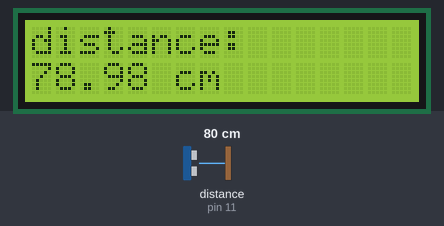
Recording of a sketch running on a simulated Arduino Uno, built with avr-gcc and run on an emulated ATmega328P. On the bench: 16×2 character LCD. Wiring (inferred from the names in the program): ultrasonic range finder: trigger pin 12; echo pin 11. Inputs (shaded band) come from the test bench; at power-on: distance to the obstacle (sensor on pin 11) 80 cm. The echo pulse lasts 58.3 µs per cm.

Above: at 1.2 s.
1.3 s: distance to the obstacle (sensor on pin 11) set to 2 cm
At 1.9 s:
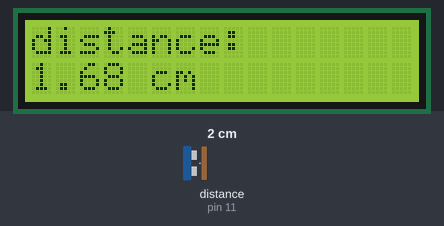
4.3 s: distance to the obstacle (sensor on pin 11) set to 4 cm
At 5.0 s:
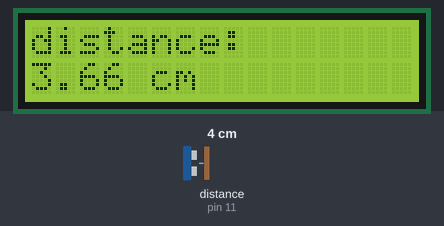
6.1 s: distance to the obstacle (sensor on pin 11) set to 9 cm
At 6.5 s:
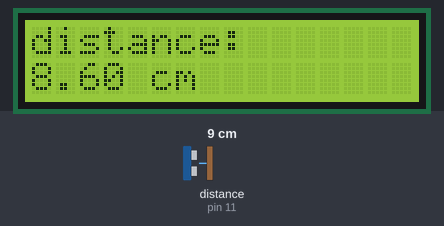
Timing chart, 0 to 9.1 s (numbered marks = the images above; inputs shaded):
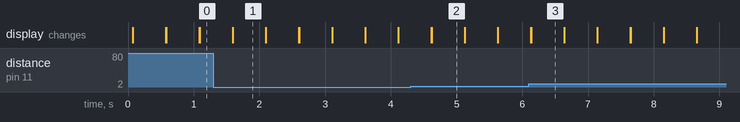

The sketch:

distance_meter.ino
```cpp
#define trigPin 12
#define echoPin 11
#include <LiquidCrystal.h>
LiquidCrystal lcd(2,3,4,5,6,7);
void setup() {
  pinMode(trigPin, OUTPUT); //Pin, do którego podłączymy trig jako wyjście
  pinMode(echoPin, INPUT); //a echo, jako wejście
  lcd.begin(16,2);
  lcd.clear();
  lcd.setCursor(0,0);
  lcd.print("distance: ");
  lcd.setCursor(0,1);
}

void loop() {
 lcd.print(checkDistance());
 lcd.print(" cm");
 lcd.setCursor(0,1);
 delay(500);
 lcd.print("                ");
 lcd.setCursor(0,1);
}
float checkDistance() {
  float TIME, distance;

  digitalWrite(trigPin, LOW);
  delayMicroseconds(2);
  digitalWrite(trigPin, HIGH);
  delayMicroseconds(10);
  digitalWrite(trigPin, LOW);

  TIME = pulseIn(echoPin, HIGH);
  distance = TIME * 0.034 / 2;
  return distance;
}
```

Measured:
- after the input at 1.3 s, the display: first differs from a run without the input after 0.30 s (image 1)
- after the input at 4.3 s, the display: first differs from a run without the input after 0.32 s (image 2)
- after the input at 6.1 s, the display: first differs from a run without the input at once (image 3)
- what the display in image 1 shows lasts 0.5 s, from 1.6 s to 2.1 s
